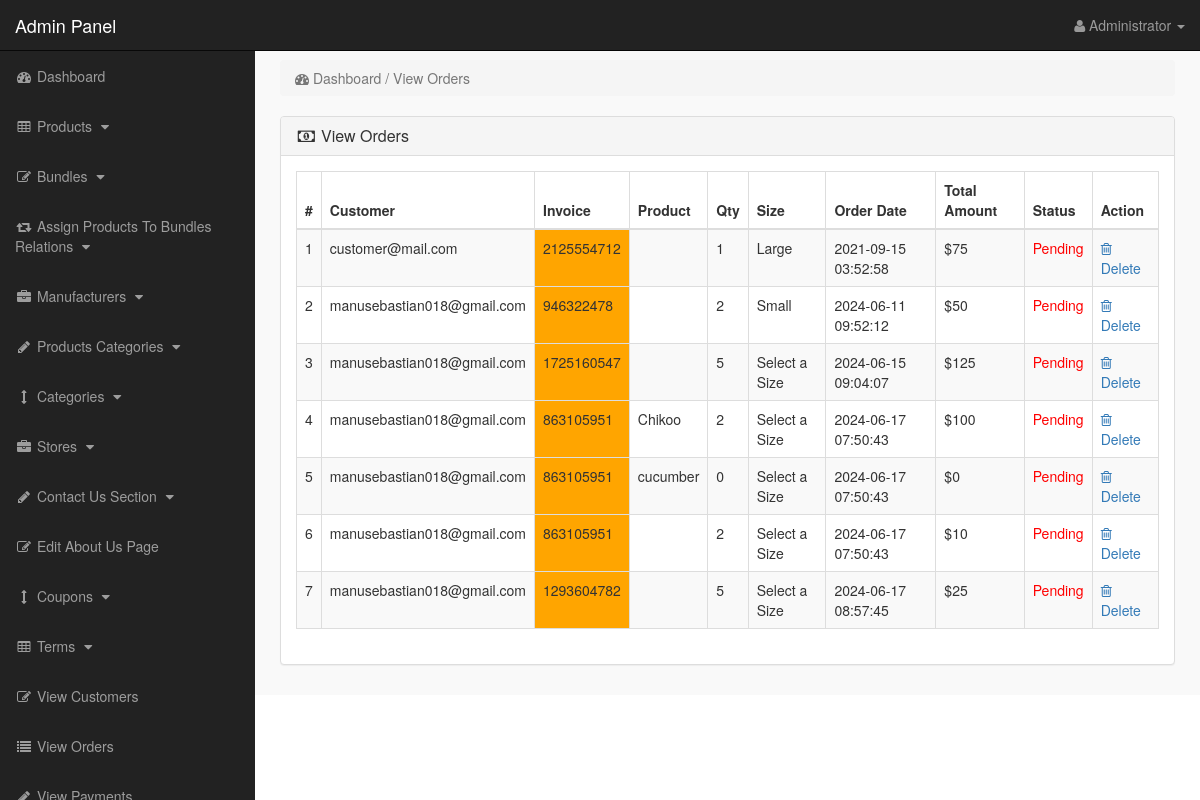
Screenshot of /admin_area/index.php?view_orders (signed in) with the database file from the repository.
### tables this page shows
CREATE TABLE `pending_orders` (
  `order_id` int(10) NOT NULL,
  `customer_id` int(10) NOT NULL,
  `invoice_no` int(10) NOT NULL,
  `product_id` text NOT NULL,
  `qty` int(10) NOT NULL,
  `size` text NOT NULL,
  `order_status` text NOT NULL
);

CREATE TABLE `customers` (
  `customer_id` int(10) NOT NULL,
  `customer_name` varchar(255) NOT NULL,
  `customer_email` varchar(255) NOT NULL,
  `customer_pass` varchar(255) NOT NULL,
  `customer_country` text NOT NULL,
  `customer_city` text NOT NULL,
  `customer_contact` varchar(255) NOT NULL,
  `customer_address` text NOT NULL,
  `customer_image` text NOT NULL,
  `customer_ip` varchar(255) NOT NULL,
  `customer_confirm_code` text NOT NULL
);

CREATE TABLE `customer_orders` (
  `order_id` int(10) NOT NULL,
  `customer_id` int(10) NOT NULL,
  `due_amount` int(100) NOT NULL,
  `invoice_no` int(100) NOT NULL,
  `qty` int(10) NOT NULL,
  `size` text NOT NULL,
  `order_date` timestamp NOT NULL DEFAULT current_timestamp() ON UPDATE current_timestamp(),
  `order_status` text NOT NULL
);

CREATE TABLE `products` (
  `product_id` int(10) NOT NULL,
  `p_cat_id` int(10) NOT NULL,
  `cat_id` int(10) NOT NULL,
  `manufacturer_id` int(10) NOT NULL,
  `date` timestamp NOT NULL DEFAULT current_timestamp() ON UPDATE current_timestamp(),
  `product_title` text NOT NULL,
  `product_url` text NOT NULL,
  `product_img1` text NOT NULL,
  `product_img2` text NOT NULL,
  `product_img3` text NOT NULL,
  `product_price` int(10) NOT NULL,
  `product_psp_price` int(100) NOT NULL,
  `product_desc` text NOT NULL,
  `product_features` text NOT NULL,
  `product_video` text NOT NULL,
  `product_keywords` text NOT NULL,
  `product_label` text NOT NULL,
  `status` varchar(255) NOT NULL
);

### admin_area/view_orders.php (the view)
<?php
if(!isset($_SESSION['admin_email'])){
echo "<script>window.open('login.php','_self')</script>";
}
else {
?>
<div class="row">
<div class="col-lg-12">
<ol class="breadcrumb">
<li class="active">
<i class="fa fa-dashboard"></i> Dashboard / View Orders
</li>
</ol>
</div>
</div>
<div class="row">
<div class="col-lg-12">
<div class="panel panel-default">
<div class="panel-heading">
<h3 class="panel-title">
<i class="fa fa-money fa-fw"></i> View Orders
</h3>
</div>
<div class="panel-body">
<div class="table-responsive">
<table class="table table-bordered table-hover table-striped">
<thead>
<tr>
<th>#</th>
<th>Customer</th>
<th>Invoice</th>
<th>Product</th>
<th>Qty</th>
<th>Size</th>
<th>Order Date</th>
<th>Total Amount</th>
<th>Status</th>
<th>Action</th>
</tr>
</thead>
<tbody>
<?php
$i = 0;
$get_orders = "select * from pending_orders";
$run_orders = mysqli_query($con,$get_orders);
while ($row_orders = mysqli_fetch_array($run_orders)) {
$order_id = $row_orders['order_id'];
$c_id = $row_orders['customer_id'];
$invoice_no = $row_orders['invoice_no'];
$product_id = $row_orders['product_id'];
$qty = $row_orders['qty'];
$size = $row_orders['size'];
$order_status = $row_orders['order_status'];
$get_products = "select * from products where product_id='$product_id'";
$run_products = mysqli_query($con,$get_products);
$row_products = mysqli_fetch_array($run_products);
$product_title = $row_products['product_title'];
$i++;
?>
<tr>
<td><?php echo $i; ?></td>
<td>
<?php
$get_customer = "select * from customers where customer_id='$c_id'";
$run_customer = mysqli_query($con,$get_customer);
$row_customer = mysqli_fetch_array($run_customer);
$customer_email = $row_customer['customer_email'];
echo $customer_email;
 ?>
 </td>
<td bgcolor="orange" ><?php echo $invoice_no; ?></td>
<td><?php echo $product_title; ?></td>
<td><?php echo $qty; ?></td>
<td><?php echo $size; ?></td>
<td>
<?php
$get_customer_order = "select * from customer_orders where order_id='$order_id'";
$run_customer_order = mysqli_query($con,$get_customer_order);
$row_customer_order = mysqli_fetch_array($run_customer_order);
$order_date = $row_customer_order['order_date'];
$due_amount = $row_customer_order['due_amount'];
echo $order_date;
?>
</td>
<td>$<?php echo $due_amount; ?></td>
<td>
<?php
if($order_status=='pending'){
echo $order_status='<div style="color:red;">Pending</div>';
}
else{
echo $order_status='Completed';
}
?>
</td>
<td>
<a href="index.php?order_delete=<?php echo $order_id; ?>" >
<i class="fa fa-trash-o" ></i> Delete
</a>
</td>
</tr>
<?php } ?>
</tbody>
</table>
</div>
</div>
</div>
</div>
</div>
<?php } ?>

### admin_area/includes/sidebar.php (shortened to what this page needs)
<?php
if(!isset($_SESSION['admin_email'])){
echo "<script>window.open('login.php','_self')</script>";
}
else {
?>
<nav class="navbar navbar-inverse navbar-fixed-top" >
<div class="navbar-header" >
<a class="navbar-brand" href="index.php?dashboard" >Admin Panel</a>
</div>
<ul class="nav navbar-right top-nav" >
<li class="dropdown" >
<a href="#" class="dropdown-toggle" data-toggle="dropdown" >
<i class="fa fa-user" ></i>
<?php echo $admin_name; ?> <b class="caret" ></b>
</a>
</li>
</ul>
<div class="collapse navbar-collapse navbar-ex1-collapse">
<ul class="nav navbar-nav side-nav">
<li>
<a href="index.php?dashboard">
<i class="fa fa-fw fa-dashboard"></i> Dashboard
</a>
</li>
<li>
<a href="#" data-toggle="collapse" data-target="#products">
<i class="fa fa-fw fa-table"></i> Products
<i class="fa fa-fw fa-caret-down"></i>
</a>
</li>
<li>
<a href="#" data-toggle="collapse" data-target="#bundles">
<i class="fa fa-fw fa-edit"></i> Bundles
<i class="fa fa-fw fa-caret-down"></i>
</a>
</li>
<li>
<a href="#" data-toggle="collapse" data-target="#relations">
<i class="fa fa-fw fa-retweet"></i> Assign Products To Bundles Relations
<i class="fa fa-fw fa-caret-down"></i>
</a>
</li>
<li>
<a href="#" data-toggle="collapse" data-target="#manufacturers">
<i class="fa fa-fw fa-briefcase"></i> Manufacturers
<i class="fa fa-fw fa-caret-down"></i>
</a>
</li>
<li>
<a href="#" data-toggle="collapse" data-target="#p_cat">
<i class="fa fa-fw fa-pencil"></i> Products Categories
<i class="fa fa-fw fa-caret-down"></i>
</a>
</li>
<li>
<a href="#" data-toggle="collapse" data-target="#cat">
<i class="fa fa-fw fa-arrows-v"></i> Categories
<i class="fa fa-fw fa-caret-down"></i>
</a>
</li>
<li>
<a href="#" data-toggle="collapse" data-target="#store">
<i class="fa fa-fw fa-briefcase"></i> Stores
<i class="fa fa-fw fa-caret-down"></i>
</a>
</li>
<li>
<a href="#" data-toggle="collapse" data-target="#contact_us">
<i class="fa fa-fw fa-pencil"> </i> Contact Us Section
<i class="fa fa-fw fa-caret-down"></i>
</a>
</li>
<li>
<a href="index.php?edit_about_us">
<i class="fa fa-fw fa-edit"></i> Edit About Us Page
</a>
</li>
<li>
<a href="#" data-toggle="collapse" data-target="#coupons">
<i class="fa fa-fw fa-arrows-v"></i> Coupons
<i class="fa fa-fw fa-caret-down"></i>
</a>
</li>
<li>
<a href="#" data-toggle="collapse" data-target="#terms" >
<i class="fa fa-fw fa-table"></i> Terms
<i class="fa fa-fw fa-caret-down"></i>
</a>
</li>
<li>
<a href="index.php?view_customers">
<i class="fa fa-fw fa-edit"></i> View Customers
</a>
</li>
<li>
<a href="index.php?view_orders">
<i class="fa fa-fw fa-list"></i> View Orders
</a>
</li>
<li>
<a href="index.php?view_payments">
<i class="fa fa-fw fa-pencil"></i> View Payments
</a>
</li>
</ul>
</div>
</nav>
<?php } ?>

### admin_area/css/style.css (style rules this page uses)
body { margin-top:100px; }
@media (min-width: 768px) { body { margin-top:50px; } }
.top-nav { padding:0 15px; }
.top-nav>li { display:inline-block; float:left; }
.top-nav>li>a { padding-top:15px; padding-bottom:15px; line-height:20px; color:#999; }
@media (min-width: 768px) { .side-nav { position:fixed; top:51px; width:255px; border-radius:0; overflow-y:auto; background-color: #222; bottom:0; overflow-x:hidden; padding-bottom:40px; } }
@media (min-width: 768px) { .side-nav>li>a { width:255px; } }
.panel-body { border-radius:5px; }

### rows the page displays
pending_orders: customer.customer_email "customer@mail.com", invoice_no "2125554712", qty "1", size "Large", customer_orders.order_date "2021-09-15 03:52:58", customer_orders.due_amount "75", order_status "Pending"
pending_orders: customer.customer_email "manusebastian018@gmail.com", invoice_no "946322478", qty "2", size "Small", customer_orders.order_date "2024-06-11 09:52:12", customer_orders.due_amount "50", order_status "Pending"
pending_orders: customer.customer_email "manusebastian018@gmail.com", invoice_no "1725160547", qty "5", size "Select a Size", customer_orders.order_date "2024-06-15 09:04:07", customer_orders.due_amount "125", order_status "Pending"
pending_orders: customer.customer_email "manusebastian018@gmail.com", invoice_no "863105951", product.product_title "Chikoo", qty "2", size "Select a Size", customer_orders.order_date "2024-06-17 07:50:43", customer_orders.due_amount "100", order_status "Pending"
pending_orders: customer.customer_email "manusebastian018@gmail.com", invoice_no "863105951", product.product_title "cucumber", qty "0", size "Select a Size", customer_orders.order_date "2024-06-17 07:50:43", customer_orders.due_amount "0", order_status "Pending"
pending_orders: customer.customer_email "manusebastian018@gmail.com", invoice_no "863105951", qty "2", size "Select a Size", customer_orders.order_date "2024-06-17 07:50:43", customer_orders.due_amount "10", order_status "Pending"
pending_orders: customer.customer_email "manusebastian018@gmail.com", invoice_no "1293604782", qty "5", size "Select a Size", customer_orders.order_date "2024-06-17 08:57:45", customer_orders.due_amount "25", order_status "Pending"

### other values shown
$admin_name "Administrator"
